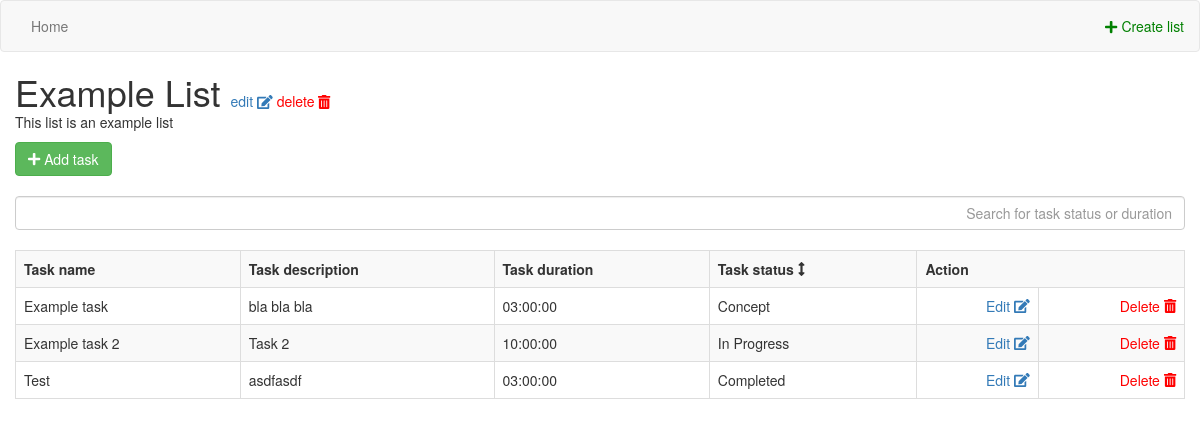
Page /todo/showListByID/4 on the committed database.
### tables this page shows
CREATE TABLE IF NOT EXISTS `lists` (
  `list_id` int(11) NOT NULL,
  `list_name` varchar(255) NOT NULL,
  `list_description` varchar(255) NOT NULL
);

CREATE TABLE IF NOT EXISTS `tasks` (
  `task_id` int(11) NOT NULL,
  `list_id` int(11) NOT NULL,
  `task_name` varchar(50) NOT NULL,
  `task_description` varchar(50) NOT NULL,
  `task_status` enum('Completed','In Progress','Concept') NOT NULL,
  `task_duration` time NOT NULL
);

### application/controllers/Todo.php (called while the page is built, shortened)
<?php
class Todo extends CI_Controller {
    public function __construct()
    {
        $this->load->model("lists_model", "listsModel");
        $this->load->model("tasks_model", "tasksModel");
    }
	public function getListByID($list_id) {
		$listInfoArray = $this->listsModel->getListInformation($list_id);
		return $listInfoArray;
	}
    public function getTasksByListID($data) {
        $listTasksArray = $this->tasksModel->getAllFrom($data);
        return $listTasksArray;
    }
	public function showListByID($list_id) {
		$data['list_tasks'] = json_decode($this->getTasksByListID($list_id), true);
		$data['list_info'] = json_decode($this->getListByID($list_id), true)[0];
		$this->load->view('master/header');
        $this->load->view('master/menu');
        $this->load->view("list/listShow", $data);
		$this->load->view("master/footer");
	}
}

### index.php (called while the page is built, shortened)
<?php
require_once BASEPATH.'core/CodeIgniter.php';

### application/models/Lists_model.php (called while the page is built, shortened)
<?php
class Lists_model extends CI_Model {
	public function getListInformation($list_id) {
		$sql = "SELECT * FROM lists where list_id=?";
		$query = $this->db->query($sql, $list_id);
        $queryData = json_encode($query->result());
        return $queryData;
	}
}

### application/models/Tasks_model.php (called while the page is built, shortened)
<?php
class Tasks_model extends CI_Model {
	public function getAllFrom($data) {
		$id = $data;
		$sql = "SELECT * FROM tasks WHERE list_id=?";
        $query = $this->db->query($sql, $id);
        $queryData =  json_encode($query->result());
        return $queryData;
	}
}

### application/views/list/listShow.php (the view)
<div class="container-fluid">
	<div>
		<div class="input-group">
			<h1  style="display: inline;"><?= $list_info['list_name'] ?> </h1>
			<span><a href="<?=base_url()?>todo/showUpdateList/<?=$list_info['list_id']?>">edit <i class="fa fa-edit"></i></a></span>
			<span><a href="<?=base_url()?>todo/showDeleteList/<?=$list_info['list_id']?>" style="color: red;"> delete <i class="fa fa-trash-alt"></i></a></span>
		</div>
		<p><?= $list_info['list_description']?></p>
		<form action="<?=base_url()?>todo/showCreateTask/<?= $list_info['list_id'] ?>"><button class="btn btn-success" type="submit"><i class="fa fa-plus"></i> Add task</button></form>
	</div>
	<br>
	<div>
		<input class="form-control text-right" type="text" id="myInput" onkeyup="myFunction()" placeholder="Search for task status or duration">
		<br>
		<table class="table table-striped table-bordered" id="tasksTable">
			<tr>
				<th>Task name</th>
				<th>Task description</th>
				<th>Task duration</th>
				<th  onclick="sortTable(3)" style="cursor: pointer;">Task status <i class="fa fa-arrows-alt-v"></i></th>
				<th colspan="2">Action</th>
			</tr>
			<?php
				foreach($list_tasks as $task) {
			?>
			<tr>
				<td><?= $task['task_name'] ?></td>
				<td><?= $task['task_description'] ?></td>
				<td><?= $task['task_duration'] ?></td>
				<td><?= $task['task_status'] ?></td>
				<td class="text-right"><a href="<?= base_url() ?>todo/showUpdateTask/<?= $task['task_id'] ?>" >Edit <i class="fa fa-edit"></i></a> </td>
				<td class="text-right"><a href="<?= base_url() ?>todo/showDeleteTask/<?= $task['task_id'] ?>" style="color: red;">Delete <i class="fa fa-trash-alt"></i></a></td>
			</tr>
			<?php
				}
			?>
		</table>
	</div>
</div>

### application/views/master/header.php (shortened to what this page needs)
<!DOCTYPE html>
<html>
    <head>
		<link rel="stylesheet" href="https://maxcdn.bootstrapcdn.com/bootstrap/3.3.7/css/bootstrap.min.css">
		<link rel="stylesheet" href="<?=base_url()?>assets/css/style.css">
    </head>
    <body>

### application/views/master/menu.php
<nav class="navbar navbar-default">
	<div class="container-fluid">
		<ul class="nav navbar-nav">
			<li><a href="<?=base_url()?>">Home</a></li>
		</ul>
		<ul class="nav navbar-nav navbar-right">
			<li><a href="<?=base_url()?>todo/showCreateList" style="color: green;"><i class="fa fa-plus"></i> Create list</a></li>
		</ul>
	</div>
</nav>

### application/views/master/footer.php (shortened to what this page needs)
</body>
</html>

### rows in the picture
lists: list_name "Example List", list_description "This list is an example list"
tasks: task_name "Example task", task_description "bla bla bla", task_duration "03:00:00", task_status "Concept"
tasks: task_name "Example task 2", task_description "Task 2", task_duration "10:00:00", task_status "In Progress"
tasks: task_name "Test", task_description "asdfasdf", task_duration "03:00:00", task_status "Completed"
